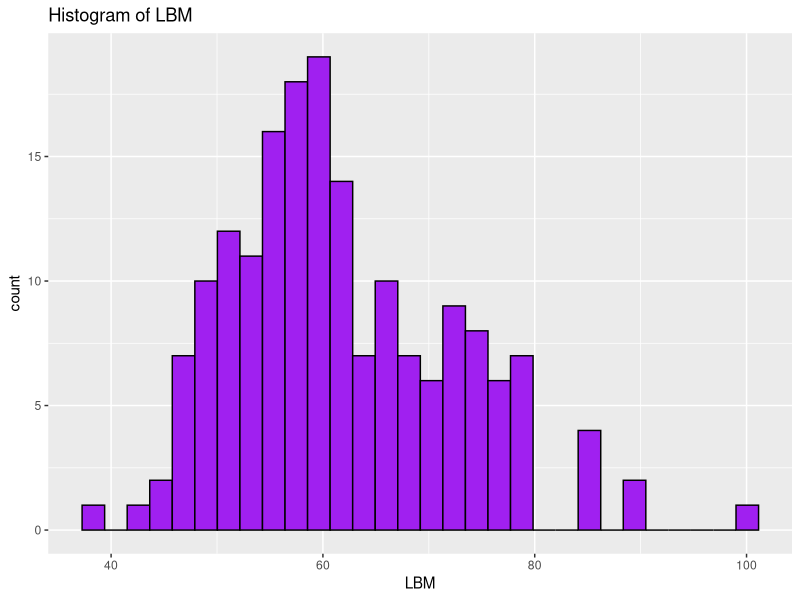
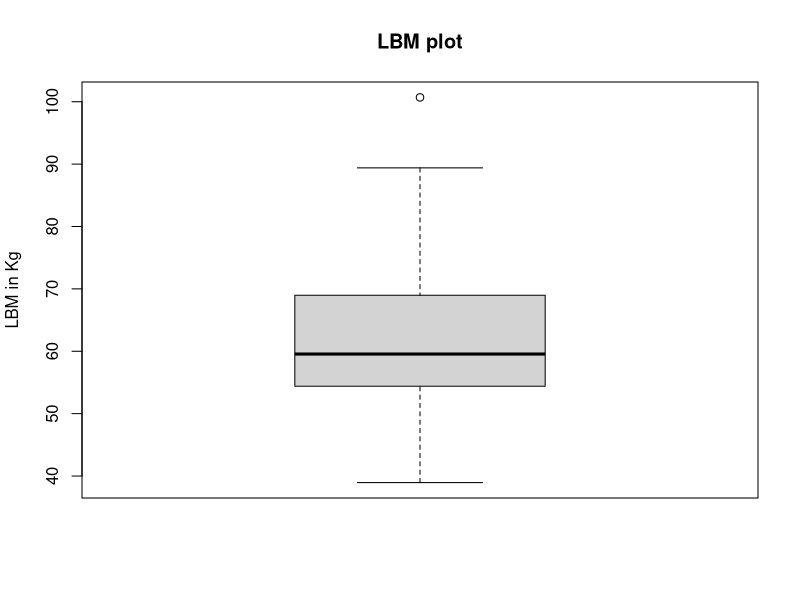
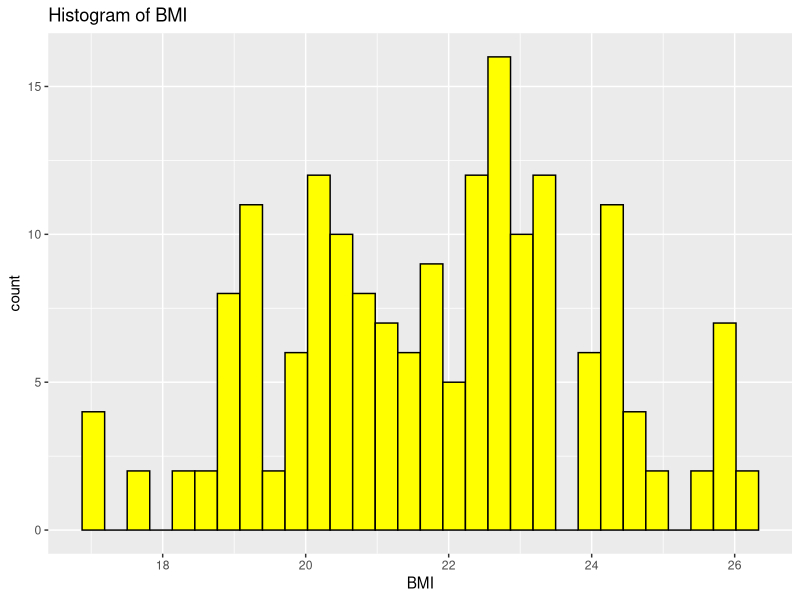
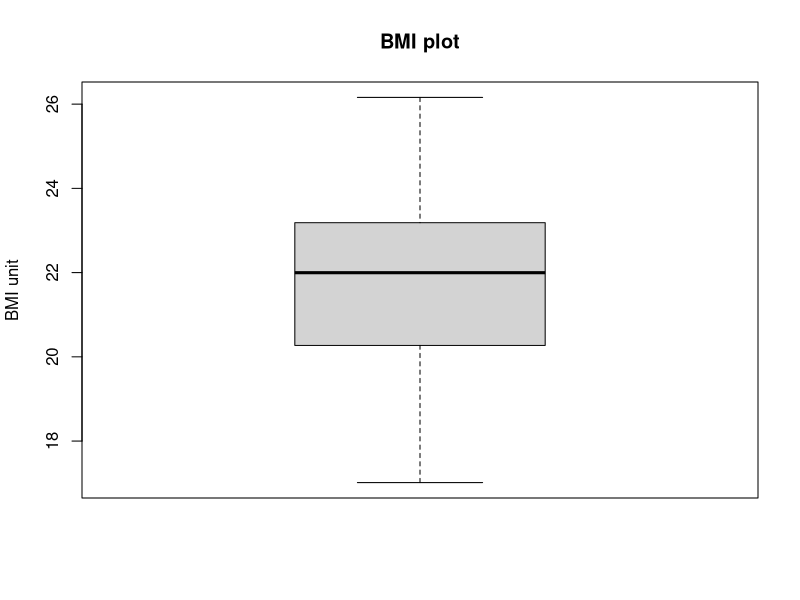
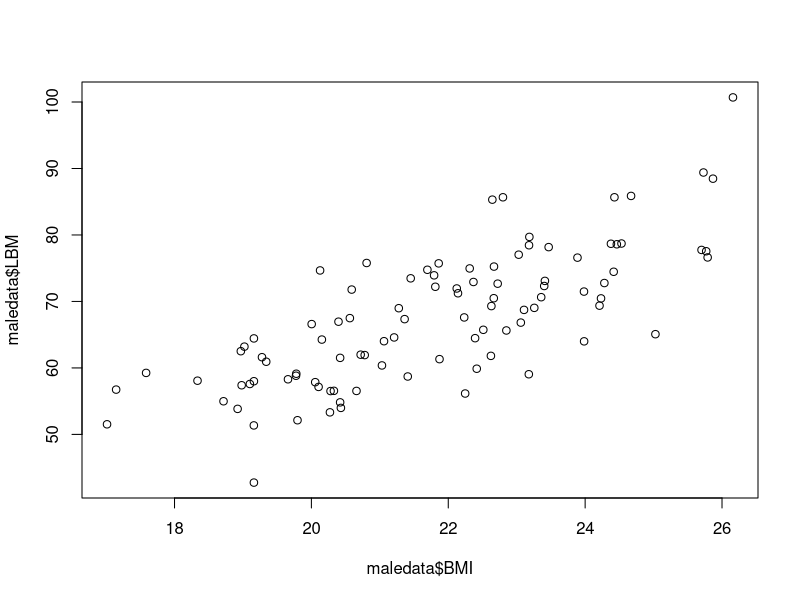
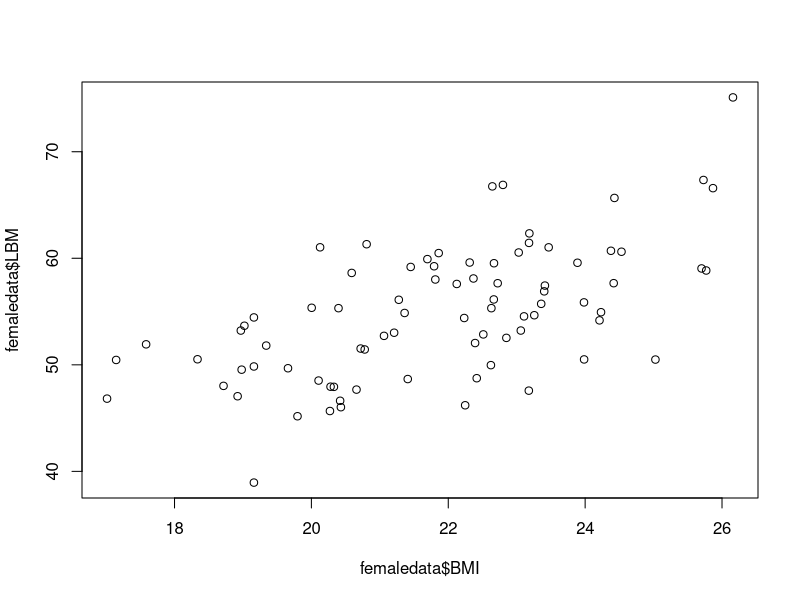
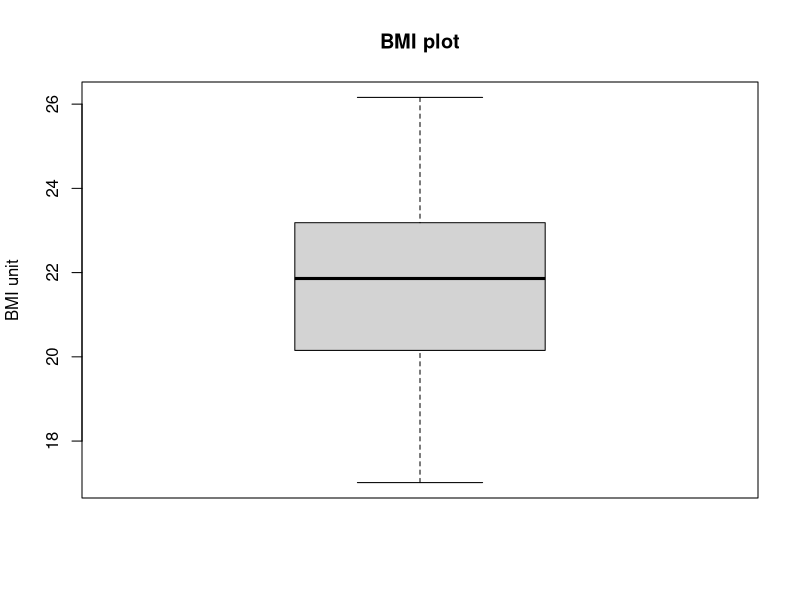
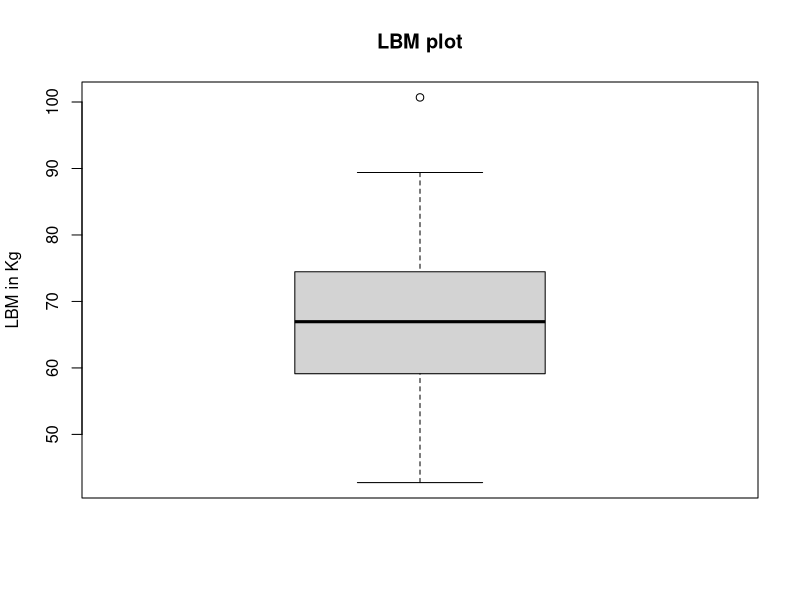

These charts were generated, in order, by the following R code:
# general prerequisites
#check for packages if they are installed and then installs them
if (!"tidyverse" %in% installed.packages())
  install.packages("tidyverse")

if (!"dplyr" %in% installed.packages())
  install.packages("dplyr")

if (!"aplpack" %in% installed.packages())
  install.packages("aplpack")

if (!"survival" %in% installed.packages())
  install.packages("survival")

if (!"nortest" %in% installed.packages())
  install.packages("nortest")

if (!"car" %in% installed.packages())
  install.packages("car")

library('tidyverse')
library('readxl')
library('dplyr')
library('nortest')
library('car')
#read data in
assignmentData <- read_excel(path = "Athlete Data.xlsx", sheet="Sheet1")
# Question 1
#check the head to see what data types I am dealing with
head(assignmentData)
#see what the column name in the data is
colnames(assignmentData)
#show dimension of entire dataset
dim(assignmentData)
#using plyr library, count occurences of unique variable in Sex
n_distinct(assignmentData$Sex)
sum(assignmentData$Sex=='male')
sum(assignmentData$Sex=='female')
#attach the data to use their names as variables
attach(assignmentData)
#check for missing values in LBM and BMI
which(is.na(LBM))
which(is.na(BMI))
#for the LBM and BMI, we show the five number summary and the mean to describe the data
summary(assignmentData, digits=5)
#find the variance and standard deviation of the LBM and BMI
var(LBM)
var(BMI)
sd(LBM)
sd(BMI)
#plot the data to visualize it, starting with LBM
ggplot(assignmentData, aes(x=LBM)) + 
  geom_histogram(fill="purple", color="black") +
  ggtitle("Histogram of LBM")
boxplot(LBM,
        main= "LBM plot",
        ylab="LBM in Kg")
stem(LBM)
#plot the BMI data
ggplot(assignmentData, aes(x=BMI)) +
  geom_histogram(fill="yellow", color="black") +
  ggtitle("Histogram of BMI")
boxplot(BMI,
        main="BMI plot",
        ylab="BMI unit")
stem(BMI)
# QUestion 2
#Use a T test to check if there is a difference between male and female LBM's
#separate male & female data in different dataframes
maledata <- filter(assignmentData, Sex=="male")
femaledata <- filter(assignmentData, Sex=="female")
#before using T-test, we must perform a normality test (this case Anderson darling test)
ad.test(maledata$LBM)
ad.test(femaledata$LBM)
#start with h0: mean male LBM = mean female LBM. H1: mean male LBM != mean female LBM
malemean <- mean(maledata$LBM)
malestd <- sd(maledata$LBM)
malecount <- nrow(maledata)
femalemean <- mean(femaledata$LBM)
femalestd <- sd(femaledata$LBM)
femalecount <- nrow(femaledata)
#find the pooled variance
sp2 <- ((malecount-1)*malestd^2+(femalecount-1)*femalestd^2)/(malecount+femalecount-2)
#calculate the observed statistic
tobs <- (malemean-femalemean)/(sqrt(sp2*(1/malecount+1/femalecount)))
#find the p value for the t test
pvalue <- 2*pt(abs(tobs),df=malecount+femalecount-2, lower.tail=FALSE)
#Question 3
#calculate the corelation coefficient of the LBM and BMI of both males and females
# start by plotting the LBM and BMI against eachother to see how they relate
plot(maledata$BMI, maledata$LBM)
plot(femaledata$BMI, femaledata$LBM)
#given that these data are normalized, we use the pearson corelation coefficient for both
malecor <- cor(maledata$LBM, maledata$BMI)
femalecor <- cor(femaledata$LBM, femaledata$BMI)
#Question 4
#start by looking at the box plot and see if there are any outliers to handle before making the model
boxplot(maledata$BMI,
        main="BMI plot",
        ylab="BMI unit")
boxplot(maledata$LBM,
        main="LBM plot",
        ylab="LBM in Kg")
#both the LBM and BMI of the male data have no extreme outliers thus we make the model using linear regression
malemodel <- lm(LBM ~ BMI, data = maledata)
#get a description of our model
summary(malemodel)
#plot the regression line of the model
plot(maledata$BMI, maledata$LBM)
abline(lm(LBM ~ BMI, data = maledata))
#Question 5
#Call a predict function to predict the LBM of a male with a BMI of 25
predictedLBM <- predict(malemodel, data.frame(BMI = 25))
print(predictedLBM)
#Question 6
#Assess the normality of the residuals of the model
ad.test(malemodel$residuals)
#Plot the fitted vs actual line of the model
plot(maledata$LBM, malemodel$fitted.values)
abline(a=0, b=1)
